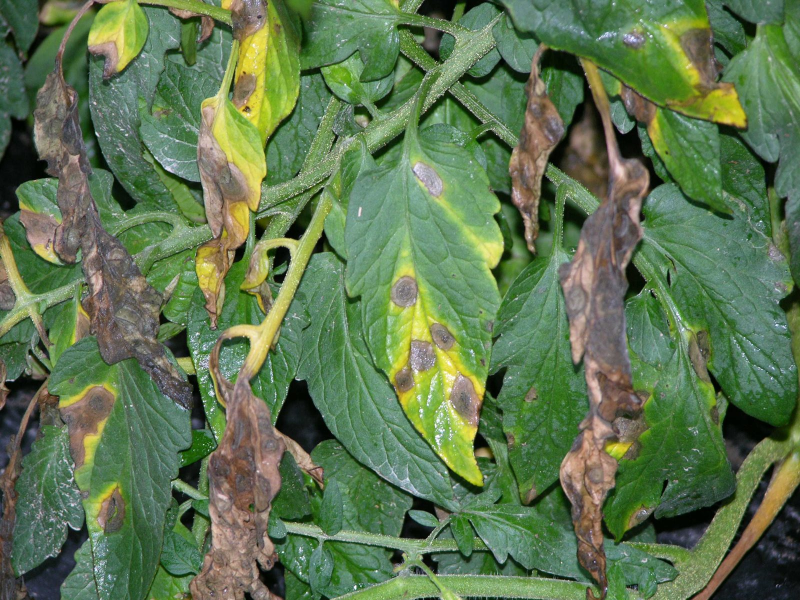
#> input picture site/img/garden-leaves.jpg, 1600 x 1200 px (shown at 1/2 size)
$ python -i classic.py   (imports and definitions only)
#> lines starting #> are read from the running program, lines starting #| are printed output that depends on the picture
#> further down, picture is the input picture: PIL image 1600x1200 RGB; mean R, G, B 94.7, 118.5, 81
"""Hand-made image features (HOG and colour histograms) and a gradient-boosted tree model on them, CPU only."""
from __future__ import annotations

import math
import time
from typing import Any

import numpy as np
import xgboost as xgb
from PIL import Image
from skimage.feature import hog

GRAY = np.array([0.299, 0.587, 0.114])


def classic_features(image: Image.Image, size: int = 128, orientations: int = 9, pixels_per_cell: int = 16,
                     cells_per_block: int = 2, bins: int = 32) -> np.ndarray:
    """HOG on the grey image followed by one normalised histogram per colour channel; no randomness."""
#> called with size = 128, orientations = 9, pixels_per_cell = 16, cells_per_block = 2, bins = 32
    arr = np.asarray(image.convert("RGB").resize((size, size), Image.BILINEAR))
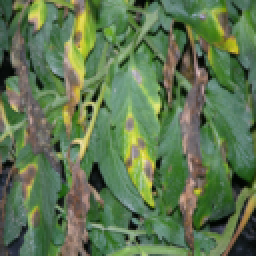
#> arr: shape (128, 128, 3) (shown 2 times larger); mean R, G, B 94.7, 118.5, 81
    edges = hog(arr @ GRAY / 255.0, orientations=orientations, pixels_per_cell=(pixels_per_cell,) * 2,
                cells_per_block=(cells_per_block,) * 2, block_norm="L2-Hys", feature_vector=True)
#> edges = 1764 values, max 0.309 at index 1729, min 0.0181 at index 590, mean 0.15
    colour = [np.histogram(arr[..., k], bins=bins, range=(0, 256))[0] / (size * size) for k in range(3)]
#> colour = 3 items
    return np.concatenate([edges, *colour]).astype(np.float32)


def fit_xgboost(x: np.ndarray, y: np.ndarray, dev_x: np.ndarray, dev_y: np.ndarray, num_classes: int,
                params: dict[str, Any], seed: int) -> tuple[xgb.Booster, dict[str, list[float]], float]:
    """Train on `x`, logging the multiclass log loss on the training and dev rows each round.
    Stops with an error if a loss is not finite. Returns the booster, the loss history and fit seconds."""
    booster_params = {
        "objective": "multi:softprob", "num_class": num_classes, "eval_metric": "mlogloss",
        "max_depth": params["max_depth"], "eta": params["learning_rate"], "subsample": params["subsample"],
        "colsample_bytree": params["colsample_bytree"], "tree_method": params["tree_method"],
        "device": params["device"], "nthread": params["n_jobs"], "seed": seed,
    }
    train, dev = xgb.DMatrix(x, label=y), xgb.DMatrix(dev_x, label=dev_y)
    seen: dict[str, dict[str, list[float]]] = {}
    began = time.perf_counter()
    booster = xgb.train(booster_params, train, int(params["n_estimators"]), evals=[(train, "train"), (dev, "dev")],
                        evals_result=seen, verbose_eval=False)
    seconds = time.perf_counter() - began
    history = {"train_loss": seen["train"]["mlogloss"], "val_loss": seen["dev"]["mlogloss"]}
    for key, values in history.items():
        bad = [i + 1 for i, v in enumerate(values) if not math.isfinite(v)]
        if bad:
            raise RuntimeError(f"xgboost {key} is not finite at round {bad[0]}; run stopped")
    return booster, history, seconds


def xgboost_probs(booster: xgb.Booster, x: np.ndarray) -> np.ndarray:
    return booster.predict(xgb.DMatrix(x)).astype(np.float64)

>>> from PIL import Image
>>> picture = Image.open('../../../site/img/garden-leaves.jpg')
>>> result = classic_features(picture)
#> result = 1860 values, max 0.309 at index 1729, min 0 at index 1794, mean 0.144
